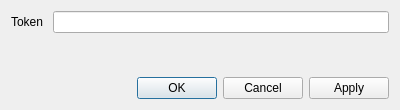
<?xml version="1.0" encoding="UTF-8"?>
<ui version="4.0">
 <class>TokenDialog</class>
 <widget class="QDialog" name="TokenDialog">
  <property name="geometry">
   <rect>
    <x>0</x>
    <y>0</y>
    <width>400</width>
    <height>110</height>
   </rect>
  </property>
  <property name="windowTitle">
   <string>Dialog</string>
  </property>
  <layout class="QVBoxLayout" name="verticalLayout">
   <item>
    <layout class="QHBoxLayout" name="horizontalLayout">
     <item>
      <widget class="QLabel" name="labelToken">
       <property name="text">
        <string>Token </string>
       </property>
      </widget>
     </item>
     <item>
      <widget class="QLineEdit" name="lineEditToken"/>
     </item>
    </layout>
   </item>
   <item>
    <spacer name="verticalSpacer">
     <property name="orientation">
      <enum>Qt::Vertical</enum>
     </property>
     <property name="sizeHint" stdset="0">
      <size>
       <width>20</width>
       <height>141</height>
      </size>
     </property>
    </spacer>
   </item>
   <item>
    <widget class="QDialogButtonBox" name="buttonBox">
     <property name="orientation">
      <enum>Qt::Horizontal</enum>
     </property>
     <property name="standardButtons">
      <set>QDialogButtonBox::Apply|QDialogButtonBox::Cancel|QDialogButtonBox::Ok</set>
     </property>
    </widget>
   </item>
  </layout>
 </widget>
 <resources/>
 <connections/>
</ui>
